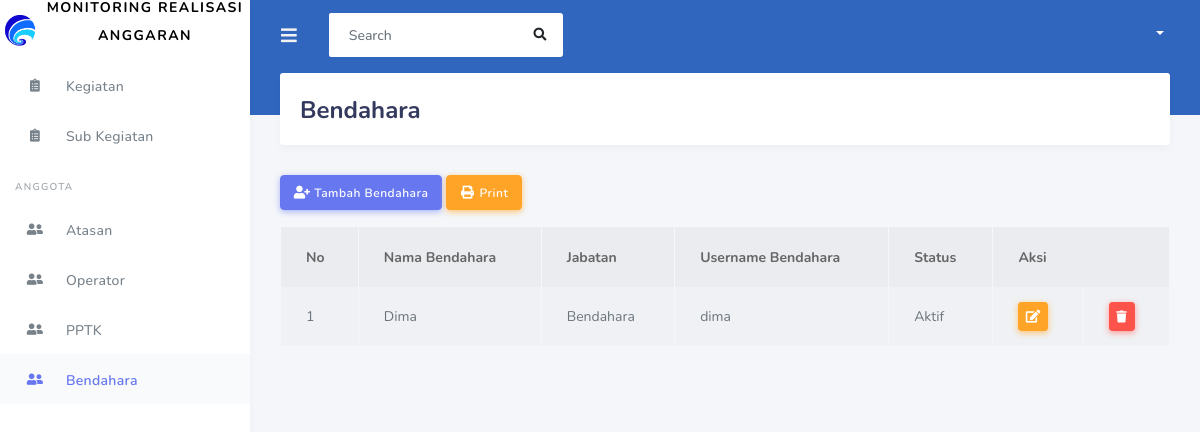
The page /operator/CBendaharaCRUD/index on the database its author committed.
### tables this page shows
CREATE TABLE `tb_pengguna` (
  `id_pengguna` int(11) NOT NULL,
  `nama_pengguna` varchar(250) NOT NULL,
  `kode_rek` varchar(20) NOT NULL,
  `jabatan_pengguna` varchar(250) NOT NULL,
  `username_pengguna` varchar(250) NOT NULL,
  `password_pengguna` varchar(250) NOT NULL,
  `pengguna_status` varchar(20) NOT NULL
);

### application/controllers/operator/CBendaharaCRUD.php (called while the page is built, shortened)
<?php
class CBendaharaCRUD extends CI_Controller {
	public function index() {
	$datat['title']='Halaman Tugas';
	$this->load->model('MBendaharaCRUD');
    $data['bendahara']= $this->MBendaharaCRUD->tampilData()->result();
    $this->load->view('operator/VHeader',$datat);
    $this->load->view('operator/VSidebar');
	$this->load->view('operator/VBendaharaCRUD',$data);
    $this->load->view('operator/VFooter');
	}
}
?>

### index.php (called while the page is built, shortened)
<?php
require_once BASEPATH.'core/CodeIgniter.php';

### application/models/MBendaharaCRUD.php (called while the page is built, shortened)
<?php
class MBendaharaCRUD extends CI_Model {
  public function tampilData() {
    return $this->db->get_where("tb_pengguna", array('jabatan_pengguna' => 'Bendahara'));
  }
}
?>

### application/views/operator/VBendaharaCRUD.php (the view, shortened to what this page needs)
<div class="main-content">
    <section class="section">
        <div class="section-header">
            <h1>Bendahara</h1>
        </div>
        <buttton class="btn btn-primary mb-3" data-toggle="modal" data-target="#TambahBendahara">
            <i class="fas fa-user-plus fa-sm"></i> Tambah Bendahara</buttton>
            <a  class="btn btn-warning mb-3" href = "<?php echo base_url('operator/CBendaharacrud/print')?>" >
            <i class="fas fa-fw fa-print"></i> Print</a>
        <table class="table table-hover table-striped table-bordered">
            <thead>
                <th>No</th>
                <th>Nama Bendahara</th>
                <th>Jabatan</th>
                <th>Username Bendahara</th>
                <th>Status</th>
                <th colspan="2">Aksi</th>
            </thead>
            <?php
            $no = 1;
            foreach ($bendahara as $pgna) :
            ?>
                <tbody>
                    <td><?php echo $no++ ?></td>
                    <td><?php echo $pgna->nama_pengguna ?></td>
                    <td><?php echo $pgna->jabatan_pengguna ?></td>
                    <td><?php echo $pgna->username_pengguna ?></td>
                    <td><?php echo $pgna->pengguna_status ?></td>
                    <td>
                        <?php echo anchor(
                            'operator/CBendaharaCRUD/halamanUpdate/' . $pgna->id_pengguna,
                            '<div class="btn btn-warning btn-sm"><i class="fas fa-edit"></i></div>'
                        ) ?>
                    </td>
                    <td>
                        <a onclick="deleteConfirm('<?php echo site_url('operator/CBendaharaCRUD/fungsiDelete/' . $pgna->id_pengguna) ?>')" href="#!" class="btn btn-sm btn-danger "><i class="fa fa-trash"></i></a>
                    </td>
                </tbody>
            <?php endforeach; ?>
        </table>
    </section>
</div>

### rows shown on the page
tb_pengguna: nama_pengguna "Dima", jabatan_pengguna "Bendahara", username_pengguna "dima", pengguna_status "Aktif"
